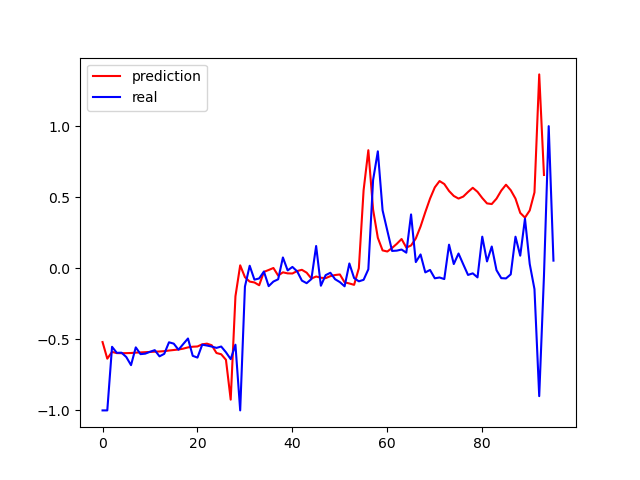

The script that drew this image:
# -*- coding: utf-8 -*-
import torch
import torch.nn as nn
import torch.nn.functional	
import numpy as np
import pandas as pd
import matplotlib.pyplot as plt
import os
os.environ["KMP_DUPLICATE_LIB_OK"]="TRUE"
 
data_csv=pd.read_excel('s13.xls')
 
plt.plot(data_csv)
plt.show()
data_csv=data_csv['指标值'].values.astype('float32')
'''
#首先我们进行预处理，将数据中 na 的数据去掉，然后将数据标准化到 0 ~ 1 之间。
data_csv = data_csv.dropna()
dataset = data_csv.values
dataset = dataset.astype('float32')
max_value = np.max(dataset)
min_value = np.min(dataset)
scalar = max_value - min_value
dataset = list(map(lambda x: x / scalar, dataset))
 
'''
from sklearn.preprocessing import MinMaxScaler
scaler = MinMaxScaler(feature_range=(-1, 1))
dataset = scaler.fit_transform(data_csv.reshape(-1, 1))
#查看归一化之后的前5条数据和后5条数据
print(data_csv[:5])
print(data_csv[-5:])
#将数据集转换为tensor，因为PyTorch模型是使用tensor进行训练的，并将训练数据转换为输入序列和相应的标签
data_csv = torch.FloatTensor(data_csv).view(-1)

'''
接着我们进行数据集的创建，我们想通过前面几个月的流量来预测当月的流量，
比如我们希望通过前两个月的流量来预测当月的流量，我们可以将前两个月的流量
当做输入，当月的流量当做输出。同时我们需要将我们的数据集分为训练集和测试
集，通过测试集的效果来测试模型的性能，这里我们简单的将前面几年的数据作为
训练集，后面两年的数据作为测试集。
'''
def create_dataset(dataset, look_back=2):
    dataX, dataY = [], []
    for i in range(len(dataset) - look_back):
        a = dataset[i:(i + look_back)]
        dataX.append(a)
        dataY.append(dataset[i + look_back])
    return np.array(dataX), np.array(dataY)
    
# 创建好输入输出
data_X, data_Y = create_dataset(dataset)
 
# 划分训练集和测试集，70% 作为训练集
train_size = int(len(data_X) * 0.7)
test_size = len(data_X) - train_size
train_X = data_X[:train_size]
train_Y = data_Y[:train_size]
test_X = data_X[train_size:]
test_Y = data_Y[train_size:]
 
'''
最后，我们需要将数据改变一下形状，因为 RNN 读入的数据维度是 
(seq, batch, feature)，所以要重新改变一下数据的维度，这里只有一个序列，
所以 batch 是 1，而输入的 feature 就是我们希望依据的几个月份，这里我们
定的是两个月份，所以 feature 就是 2.
'''    
import torch
 
train_X = train_X.reshape(-1, 1, 2)
train_Y = train_Y.reshape(-1, 1, 1)
test_X = test_X.reshape(-1, 1, 2)
 
train_x = torch.from_numpy(train_X)
train_y = torch.from_numpy(train_Y)
test_x = torch.from_numpy(test_X)
 
from torch import nn
from torch.autograd import Variable
 
#定义模型
class lstm_reg(nn.Module):
     def __init__(self, input_size, hidden_size, output_size=1, num_layers=2):
          super(lstm_reg, self).__init__()
          
          self.rnn = nn.LSTM(input_size, hidden_size, num_layers)
          self.reg = nn.Linear(hidden_size, output_size)
          
     def forward(self, x):
          x, _ = self.rnn(x) 
          s, b, h = x.shape  #(seq, batch, hidden)
          x = x.view(s*b, h) #转化为线性层的输入方式
          x = self.reg(x)
          x = x.view(s, b, -1)
          return x
#定义好网络结构，输入的维度是 2，因为我们使用两个月的流量作为输入，隐藏层的维度可以任意指定，这里我们选的 4
net = lstm_reg(2, 4)
criterion = nn.MSELoss()
optimizer = torch.optim.Adam(net.parameters(), lr=1e-2)
 
#开始训练
for e in range(1000):
     var_x = Variable(train_x)
     var_y = Variable(train_y)
     #前向传播
     out = net(var_x)
     loss = criterion(out, var_y)
     #反向传播
     optimizer.zero_grad()
     loss.backward()
     optimizer.step()
     if (e+1)%100==0:
          print('Epoch:{}, Loss:{:.5f}'.format(e+1, loss.item()))
     
#训练完成之后，我们可以用训练好的模型去预测后面的结果
net = net.eval()
data_X = data_X.reshape(-1, 1, 2)
data_X = torch.from_numpy(data_X)
var_data = Variable(data_X)
pred_test = net(var_data) # 测试集的预测结果
 
# 改变输出的格式
pred_test = pred_test.view(-1).data.numpy()
 
# 画出实际结果和预测的结果
plt.plot(pred_test, 'r', label='prediction')
plt.plot(dataset, 'b', label='real')
plt.legend(loc='best')
plt.show()
